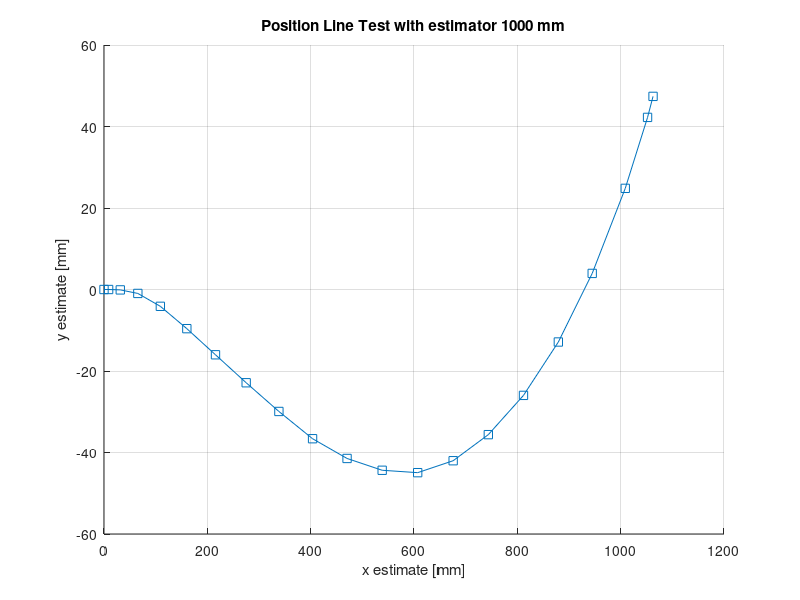
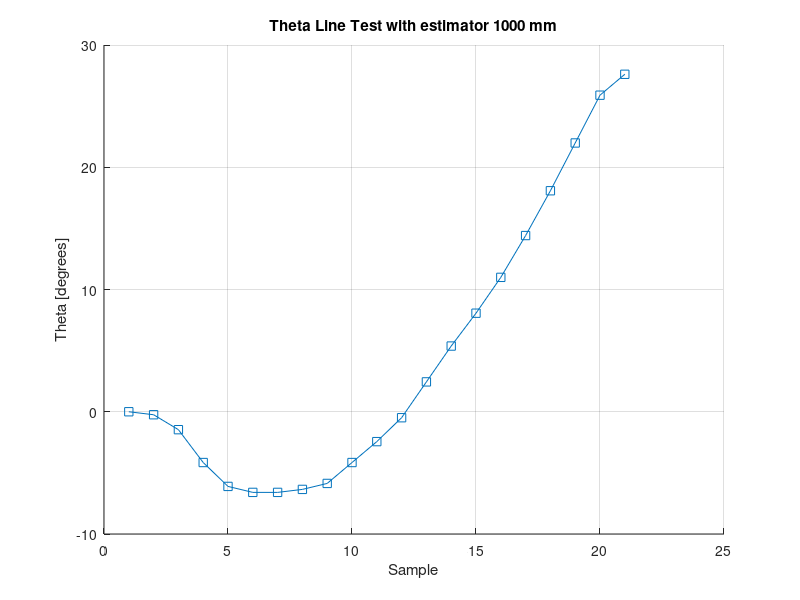

Source code (MATLAB) for these figures, in order:
clear;

fileID = fopen('LineTest.txt','r');

formatSpec =  '%f %f %f';
sizeA = [3 Inf];

A = fscanf(fileID,formatSpec,sizeA);

figure(1);
hold on;
title('Position Line Test with estimator 1000 mm');
h = plot(A(1,:),A(2,:));
set(h,'Marker','square');
xlabel('x estimate [mm]');
ylabel('y estimate [mm]');
grid on;
hold off;

figure(2);
hold on;
title('Theta Line Test with estimator 1000 mm');
hold on;
h = plot(A(3,:));
set(h,'Marker','square');
xlabel('Sample');
ylabel('Theta [degrees]');
grid on;
hold off;
